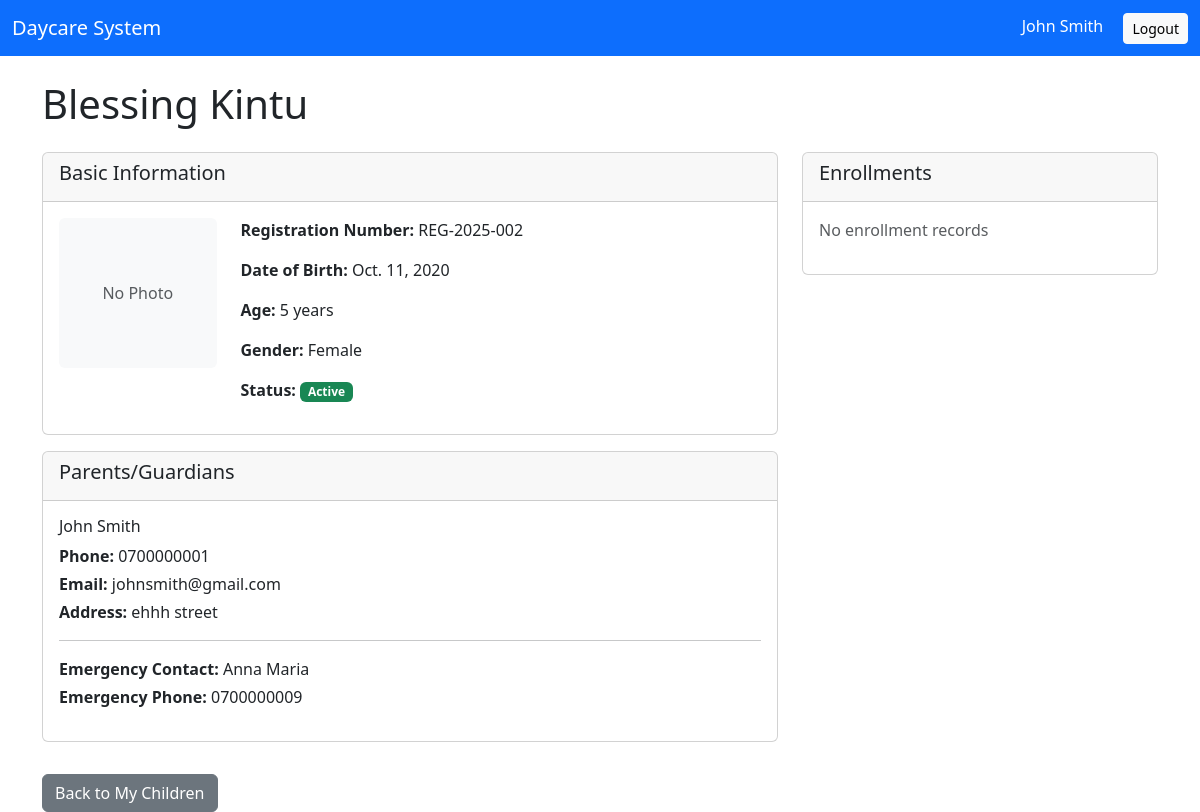
Screenshot of /children/2/ (signed in) with the database file from the repository.
### accounts/models.py (models this page shows, shortened)
class User(AbstractUser):
    ROLE_CHOICES = [
        ('admin', 'Admin'),
        ('staff', 'Staff'),
        ('parent', 'Parent'),
    ]
    role = models.CharField(
        max_length=10,
        choices=ROLE_CHOICES,
        help_text="User's role in the system"
    )
    phone = models.CharField(
        max_length=15,
        validators=[RegexValidator(r'^\+?1?\d{9,15}$', 'Enter a valid phone number')],
        help_text="Contact phone number"
    )
    email = models.EmailField(
        unique=True,
        help_text="Email address for login and notifications"
    )
    profile_picture = models.ImageField(
        upload_to='profiles/',
        blank=True,
        null=True
    )
    is_active = models.BooleanField(
        default=True,
        help_text="Designates whether this user should be treated as active"
    )
    created_at = models.DateTimeField(auto_now_add=True)
    updated_at = models.DateTimeField(auto_now=True)
    last_login_ip = models.GenericIPAddressField(blank=True, null=True)
    class Meta:
        db_table = 'users'
        ordering = ['-created_at']

### children/models.py (models this page shows, shortened)
class Child(models.Model):
    GENDER_CHOICES = [
        ('M', 'Male'),
        ('F', 'Female'),
    ]
    registration_number = models.CharField(
        max_length=50,
        unique=True,
        blank=True,  # Allow blank so we can auto-generate
        help_text="Auto-generated registration number"
    )
    first_name = models.CharField(max_length=100)
    last_name = models.CharField(max_length=100)
    date_of_birth = models.DateField(help_text="Child's date of birth")
    gender = models.CharField(max_length=1, choices=GENDER_CHOICES)
    parents = models.ManyToManyField(
        Parent,
        related_name='children',
        help_text="Select all parents/guardians for this child"
    )
    medical_info = models.TextField(
        blank=True,
        help_text="Allergies, medical conditions, medications, etc."
    )
    photo = models.ImageField(
        upload_to='children/photos/',
        blank=True,
        null=True,
        help_text="Child's photo"
    )
    is_active = models.BooleanField(
        default=True,
        help_text="Is the child currently enrolled?"
    )
    created_at = models.DateTimeField(auto_now_add=True)
    updated_at = models.DateTimeField(auto_now=True)
    class Meta:
        db_table = 'children'
        ordering = ['last_name', 'first_name']
        verbose_name_plural = 'children'  # Correct plural form
    @property
    def full_name(self):
        return f"{self.first_name} {self.last_name}"
    @property
    def age(self):
        today = date.today()
        age = today.year - self.date_of_birth.year
        if (today.month, today.day) < (self.date_of_birth.month, self.date_of_birth.day):
            age -= 1
        return age

class Parent(models.Model):
    user = models.OneToOneField(
        settings.AUTH_USER_MODEL,
        on_delete=models.CASCADE,
        related_name='parent_profile',
        help_text="Linked user account for login"
    )
    first_name = models.CharField(max_length=100)
    last_name = models.CharField(max_length=100)
    phone = models.CharField(max_length=15, help_text="Primary contact number")
    address = models.TextField(help_text="Full residential address")
    emergency_contact_name = models.CharField(
        max_length=100,
        help_text="Emergency contact person name"
    )
    emergency_contact_phone = models.CharField(
        max_length=15,
        help_text="Emergency contact phone number"
    )
    created_at = models.DateTimeField(auto_now_add=True)
    updated_at = models.DateTimeField(auto_now=True)
    class Meta:
        db_table = 'parents'
        ordering = ['last_name', 'first_name']
    @property
    def full_name(self):
        return f"{self.first_name} {self.last_name}"

### children/views.py (the view)
# urls.py: path('<int:pk>/', views.child_detail_view, name='child-detail'),
@login_required
def child_detail_view(request, pk):
    child = get_object_or_404(Child, pk=pk)
    if request.user.role == 'parent':
        try:
            parent_profile = request.user.parent_profile
            if child not in parent_profile.children.all():
                messages.error(request, 'Access denied - This is not your child')
                return redirect('accounts:parent-dashboard')
        except:
            messages.error(request, 'Parent profile not found')
            return redirect('accounts:parent-dashboard')
    elif request.user.role not in ['admin', 'staff']:
        messages.error(request, 'Access denied')
        return redirect('accounts:redirect-dashboard')
    enrollments = child.enrollments.all()
    parents = child.parents.all()
    context = {
        'child': child,
        'enrollments': enrollments,
        'parents': parents,
    }
    return render(request, 'children/child_detail.html', context)

### templates/children/child_detail.html (shortened to what this page needs)
<!DOCTYPE html>
<html lang="en">
<head>
  <link href="https://cdn.jsdelivr.net/npm/bootstrap@5.3.0/dist/css/bootstrap.min.css" rel="stylesheet">
</head>
<body>
  <nav class="navbar navbar-dark bg-primary">
    <div class="container-fluid">
      <a href="{% url 'accounts:admin-dashboard' %}" class="navbar-brand">Daycare System</a>
      <div>
        <span class="text-white me-3">{{ user.get_full_name|default:user.username }}</span>
        <a href="{% url 'accounts:logout' %}" class="btn btn-light btn-sm">Logout</a>
      </div>
    </div>
  </nav>
  <div class="container mt-4">
    <h1>{{ child.full_name }}</h1>
    <div class="row mt-4">
      <div class="col-md-8">
        <div class="card mb-3">
          <div class="card-header">
            <h5>Basic Information</h5>
          </div>
          <div class="card-body">
            <div class="row">
              <div class="col-md-3">
                {% if child.photo %}
                <img src="{{ child.photo.url }}" class="img-fluid rounded">
                {% else %}
                <div class="bg-light rounded d-flex align-items-center justify-content-center" style="height: 150px;">
                  <span class="text-muted">No Photo</span>
                </div>
                {% endif %}
              </div>
              <div class="col-md-9">
                <p><strong>Registration Number:</strong> {{ child.registration_number }}</p>
                <p><strong>Date of Birth:</strong> {{ child.date_of_birth }}</p>
                <p><strong>Age:</strong> {{ child.age }} years</p>
                <p><strong>Gender:</strong> {{ child.get_gender_display }}</p>
                <p><strong>Status:</strong>
                  {% if child.is_active %}
                  <span class="badge bg-success">Active</span>
                  {% else %}
                  <span class="badge bg-secondary">Inactive</span>
                  {% endif %}
                </p>
              </div>
            </div>
          </div>
        </div>
        <div class="card mb-3">
          <div class="card-header">
            <h5>Parents/Guardians</h5>
          </div>
          <div class="card-body">
            {% for parent in parents %}
            <div class="mb-3">
              <h6>{{ parent.full_name }}</h6>
              <p class="mb-1"><strong>Phone:</strong> {{ parent.phone }}</p>
              <p class="mb-1"><strong>Email:</strong> {{ parent.user.email }}</p>
              <p class="mb-0"><strong>Address:</strong> {{ parent.address }}</p>
              <hr>
              <p class="mb-1"><strong>Emergency Contact:</strong> {{ parent.emergency_contact_name }}</p>
              <p class="mb-0"><strong>Emergency Phone:</strong> {{ parent.emergency_contact_phone }}</p>
            </div>
            {% empty %}
            <p class="text-muted">No parents registered</p>
            {% endfor %}
          </div>
        </div>
      </div>
      <div class="col-md-4">
        <div class="card mb-3">
          <div class="card-header">
            <h5>Enrollments</h5>
          </div>
          <div class="card-body">
            {% for enrollment in enrollments %}
            <div class="mb-2">
              <strong>{{ enrollment.get_class_room_display }}</strong>
              <span class="badge bg-{{ enrollment.status|yesno:'success,secondary' }}">
                {{ enrollment.get_status_display }}
              </span>
              <br>
              <small>Since: {{ enrollment.enrollment_date }}</small>
            </div>
            <hr>
            {% empty %}
            <p class="text-muted">No enrollment records</p>
            {% endfor %}
          </div>
        </div>
      </div>
    </div>
    <div class="mt-3">
      {% if user.role == 'parent' %}
      <a href="{% url 'children:my-children' %}" class="btn btn-secondary">Back to My Children</a>
      {% else %}
      <a href="{% url 'children:child-list' %}" class="btn btn-secondary">Back to Children List</a>
      {% endif %}
    </div>
  </div>
</body>
</html>

### rows the page displays
User: get_full_name "John Smith"
Child: full_name "Blessing Kintu", registration_number "REG-2025-002", date_of_birth "Oct. 11, 2020", age "5", gender "Female"
Parent: full_name "John Smith", phone "0700000001", user.email "johnsmith@gmail.com", address "ehhh street", emergency_contact_name "Anna Maria", emergency_contact_phone "0700000009"
